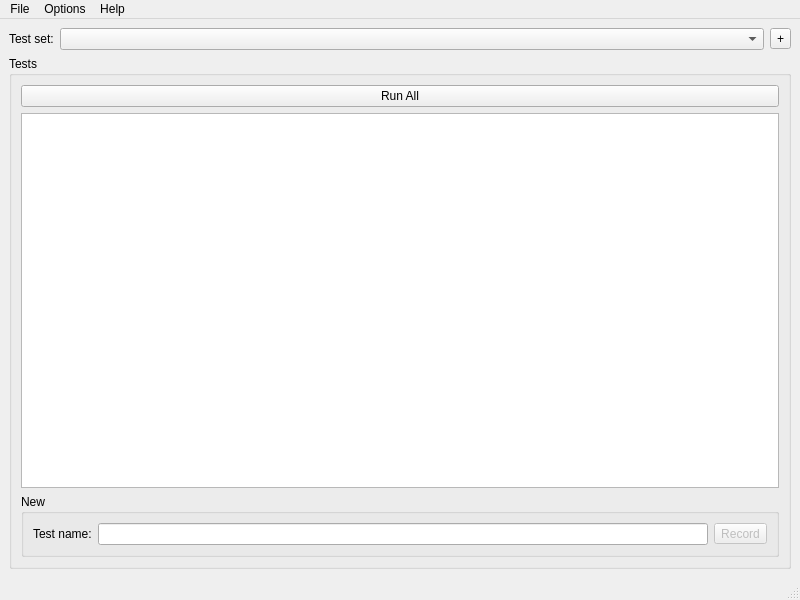
<?xml version="1.0" encoding="UTF-8"?>
<ui version="4.0">
 <class>MainWindow</class>
 <widget class="QMainWindow" name="MainWindow">
  <property name="geometry">
   <rect>
    <x>0</x>
    <y>0</y>
    <width>800</width>
    <height>600</height>
   </rect>
  </property>
  <property name="windowTitle">
   <string>Hooq</string>
  </property>
  <widget class="QWidget" name="centralwidget">
   <layout class="QVBoxLayout" name="verticalLayout">
    <item>
     <layout class="QFormLayout" name="formLayout">
      <item row="0" column="0">
       <widget class="QLabel" name="label">
        <property name="text">
         <string>Test set:</string>
        </property>
       </widget>
      </item>
      <item row="0" column="1">
       <layout class="QHBoxLayout" name="horizontalLayout_3">
        <item>
         <widget class="QComboBox" name="m_testSetEdit">
          <property name="sizePolicy">
           <sizepolicy hsizetype="MinimumExpanding" vsizetype="Fixed">
            <horstretch>0</horstretch>
            <verstretch>0</verstretch>
           </sizepolicy>
          </property>
         </widget>
        </item>
        <item>
         <widget class="QToolButton" name="m_addTestSetButton">
          <property name="text">
           <string>+</string>
          </property>
         </widget>
        </item>
       </layout>
      </item>
     </layout>
    </item>
    <item>
     <widget class="QGroupBox" name="groupBox">
      <property name="sizePolicy">
       <sizepolicy hsizetype="Preferred" vsizetype="MinimumExpanding">
        <horstretch>0</horstretch>
        <verstretch>0</verstretch>
       </sizepolicy>
      </property>
      <property name="title">
       <string>Tests</string>
      </property>
      <layout class="QVBoxLayout" name="verticalLayout_2">
       <item>
        <widget class="QPushButton" name="m_runAllButton">
         <property name="text">
          <string>Run All</string>
         </property>
        </widget>
       </item>
       <item>
        <widget class="QTreeView" name="m_testList">
         <property name="alternatingRowColors">
          <bool>true</bool>
         </property>
         <property name="rootIsDecorated">
          <bool>false</bool>
         </property>
         <property name="uniformRowHeights">
          <bool>true</bool>
         </property>
         <property name="itemsExpandable">
          <bool>false</bool>
         </property>
         <property name="expandsOnDoubleClick">
          <bool>false</bool>
         </property>
        </widget>
       </item>
       <item>
        <widget class="QGroupBox" name="groupBox_2">
         <property name="title">
          <string>New</string>
         </property>
         <layout class="QVBoxLayout" name="verticalLayout_3">
          <item>
           <layout class="QHBoxLayout" name="horizontalLayout_2">
            <item>
             <widget class="QLabel" name="label_3">
              <property name="text">
               <string>Test name:</string>
              </property>
             </widget>
            </item>
            <item>
             <widget class="QLineEdit" name="m_testNameEdit"/>
            </item>
            <item>
             <widget class="QToolButton" name="m_addTestButton">
              <property name="enabled">
               <bool>false</bool>
              </property>
              <property name="text">
               <string>Record</string>
              </property>
             </widget>
            </item>
           </layout>
          </item>
         </layout>
        </widget>
       </item>
      </layout>
     </widget>
    </item>
   </layout>
  </widget>
  <widget class="QMenuBar" name="menubar">
   <property name="geometry">
    <rect>
     <x>0</x>
     <y>0</y>
     <width>800</width>
     <height>24</height>
    </rect>
   </property>
   <widget class="QMenu" name="menuFile">
    <property name="title">
     <string>File</string>
    </property>
    <addaction name="m_newTestSet"/>
    <addaction name="m_editTestSet"/>
    <addaction name="m_removeTestSet"/>
    <addaction name="separator"/>
    <addaction name="m_importSet"/>
    <addaction name="m_exportSet"/>
    <addaction name="separator"/>
    <addaction name="m_quit"/>
   </widget>
   <widget class="QMenu" name="menuHelp">
    <property name="title">
     <string>Help</string>
    </property>
    <addaction name="m_about"/>
    <addaction name="m_aboutQt"/>
   </widget>
   <widget class="QMenu" name="menuOptions">
    <property name="title">
     <string>Options</string>
    </property>
    <addaction name="m_ignoreMouseMovements"/>
    <addaction name="m_simplifyMouseMovements"/>
    <addaction name="separator"/>
    <addaction name="m_simplifyStrings"/>
    <addaction name="m_stringVariables"/>
    <addaction name="separator"/>
    <addaction name="m_objectVariables"/>
   </widget>
   <addaction name="menuFile"/>
   <addaction name="menuOptions"/>
   <addaction name="menuHelp"/>
  </widget>
  <widget class="QStatusBar" name="statusbar"/>
  <action name="m_quit">
   <property name="text">
    <string>Quit</string>
   </property>
  </action>
  <action name="m_about">
   <property name="text">
    <string>About Hooq</string>
   </property>
  </action>
  <action name="m_aboutQt">
   <property name="text">
    <string>About Qt</string>
   </property>
  </action>
  <action name="m_ignoreMouseMovements">
   <property name="checkable">
    <bool>true</bool>
   </property>
   <property name="checked">
    <bool>true</bool>
   </property>
   <property name="text">
    <string>Ignore Mouse Movements</string>
   </property>
  </action>
  <action name="m_simplifyStrings">
   <property name="checkable">
    <bool>true</bool>
   </property>
   <property name="checked">
    <bool>true</bool>
   </property>
   <property name="text">
    <string>Simplify Strings</string>
   </property>
  </action>
  <action name="m_objectVariables">
   <property name="checkable">
    <bool>true</bool>
   </property>
   <property name="checked">
    <bool>true</bool>
   </property>
   <property name="text">
    <string>Use Variables for Object References</string>
   </property>
  </action>
  <action name="m_stringVariables">
   <property name="checkable">
    <bool>true</bool>
   </property>
   <property name="checked">
    <bool>true</bool>
   </property>
   <property name="text">
    <string>Use Variables for Strings</string>
   </property>
  </action>
  <action name="m_newTestSet">
   <property name="text">
    <string>New Test Set...</string>
   </property>
  </action>
  <action name="m_editTestSet">
   <property name="text">
    <string>Edit Test Set...</string>
   </property>
  </action>
  <action name="m_removeTestSet">
   <property name="text">
    <string>Remove Test Set</string>
   </property>
  </action>
  <action name="m_exportSet">
   <property name="text">
    <string>Export...</string>
   </property>
  </action>
  <action name="m_importSet">
   <property name="text">
    <string>Import...</string>
   </property>
  </action>
  <action name="m_simplifyMouseMovements">
   <property name="checkable">
    <bool>true</bool>
   </property>
   <property name="checked">
    <bool>true</bool>
   </property>
   <property name="enabled">
    <bool>false</bool>
   </property>
   <property name="text">
    <string>Simplify Mouse Movements</string>
   </property>
  </action>
 </widget>
 <resources/>
 <connections>
  <connection>
   <sender>m_ignoreMouseMovements</sender>
   <signal>toggled(bool)</signal>
   <receiver>m_simplifyMouseMovements</receiver>
   <slot>setDisabled(bool)</slot>
   <hints>
    <hint type="sourcelabel">
     <x>-1</x>
     <y>-1</y>
    </hint>
    <hint type="destinationlabel">
     <x>-1</x>
     <y>-1</y>
    </hint>
   </hints>
  </connection>
  <connection>
   <sender>m_simplifyStrings</sender>
   <signal>toggled(bool)</signal>
   <receiver>m_stringVariables</receiver>
   <slot>setEnabled(bool)</slot>
   <hints>
    <hint type="sourcelabel">
     <x>-1</x>
     <y>-1</y>
    </hint>
    <hint type="destinationlabel">
     <x>-1</x>
     <y>-1</y>
    </hint>
   </hints>
  </connection>
 </connections>
</ui>
